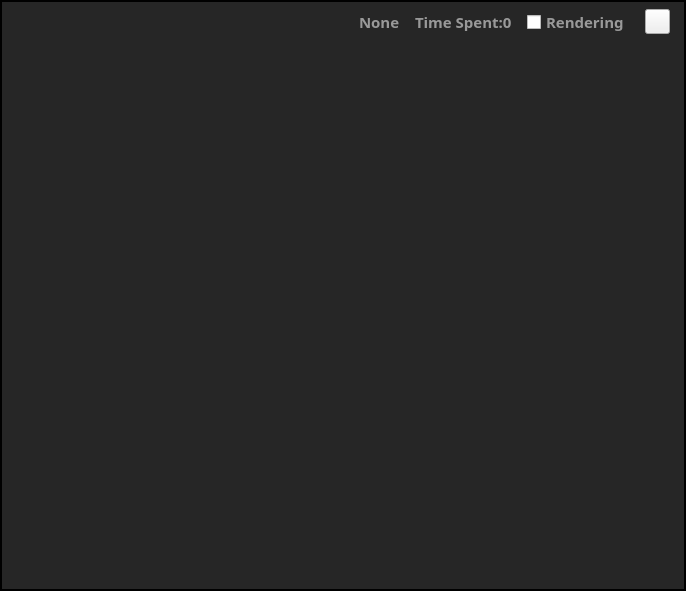
<?xml version="1.0" encoding="UTF-8"?>
<ui version="4.0">
 <class>ImageWindowClass</class>
 <widget class="QWidget" name="ImageWindowClass">
  <property name="geometry">
   <rect>
    <x>0</x>
    <y>0</y>
    <width>686</width>
    <height>591</height>
   </rect>
  </property>
  <property name="font">
   <font>
    <family>楷体</family>
    <pointsize>13</pointsize>
   </font>
  </property>
  <property name="windowTitle">
   <string>ImageWindow</string>
  </property>
  <property name="styleSheet">
   <string notr="true"/>
  </property>
  <layout class="QGridLayout" name="gridLayout_2">
   <property name="leftMargin">
    <number>0</number>
   </property>
   <property name="topMargin">
    <number>0</number>
   </property>
   <property name="rightMargin">
    <number>0</number>
   </property>
   <property name="bottomMargin">
    <number>0</number>
   </property>
   <item row="0" column="0">
    <widget class="QGroupBox" name="groupBox">
     <property name="styleSheet">
      <string notr="true">QGroupBox
{
	background-color:rgb(38,38,38);
	border: 2px solid #000000;
}</string>
     </property>
     <property name="title">
      <string/>
     </property>
     <layout class="QGridLayout" name="gridLayout">
      <property name="leftMargin">
       <number>3</number>
      </property>
      <property name="topMargin">
       <number>0</number>
      </property>
      <property name="rightMargin">
       <number>3</number>
      </property>
      <property name="bottomMargin">
       <number>2</number>
      </property>
      <item row="0" column="0">
       <layout class="QVBoxLayout" name="verticalLayout" stretch="1,13">
        <property name="spacing">
         <number>0</number>
        </property>
        <item>
         <layout class="QHBoxLayout" name="horizontalLayout">
          <property name="sizeConstraint">
           <enum>QLayout::SetMaximumSize</enum>
          </property>
          <item>
           <widget class="QLabel" name="label_LeftSpace">
            <property name="minimumSize">
             <size>
              <width>5</width>
              <height>40</height>
             </size>
            </property>
            <property name="sizeIncrement">
             <size>
              <width>5</width>
              <height>0</height>
             </size>
            </property>
            <property name="styleSheet">
             <string notr="true">background: &quot;transparent&quot;;</string>
            </property>
            <property name="text">
             <string/>
            </property>
           </widget>
          </item>
          <item>
           <widget class="QLabel" name="label_WidonwTittle">
            <property name="maximumSize">
             <size>
              <width>120</width>
              <height>41</height>
             </size>
            </property>
            <property name="font">
             <font>
              <family>Agency FB</family>
              <pointsize>11</pointsize>
              <weight>75</weight>
              <italic>false</italic>
              <bold>true</bold>
             </font>
            </property>
            <property name="styleSheet">
             <string notr="true">color: rgb(250, 250, 250);
background: &quot;transparent&quot;;</string>
            </property>
            <property name="text">
             <string/>
            </property>
           </widget>
          </item>
          <item>
           <spacer name="horizontalSpacer">
            <property name="orientation">
             <enum>Qt::Horizontal</enum>
            </property>
            <property name="sizeHint" stdset="0">
             <size>
              <width>40</width>
              <height>20</height>
             </size>
            </property>
           </spacer>
          </item>
          <item>
           <widget class="QLabel" name="label_ModelStatus">
            <property name="minimumSize">
             <size>
              <width>25</width>
              <height>25</height>
             </size>
            </property>
            <property name="maximumSize">
             <size>
              <width>25</width>
              <height>25</height>
             </size>
            </property>
            <property name="styleSheet">
             <string notr="true">background: &quot;transparent&quot;;</string>
            </property>
            <property name="text">
             <string/>
            </property>
           </widget>
          </item>
          <item>
           <widget class="QLabel" name="label_modeType">
            <property name="maximumSize">
             <size>
              <width>16777215</width>
              <height>41</height>
             </size>
            </property>
            <property name="font">
             <font>
              <family>Agency FB</family>
              <pointsize>11</pointsize>
              <weight>75</weight>
              <italic>false</italic>
              <bold>true</bold>
             </font>
            </property>
            <property name="styleSheet">
             <string notr="true">color: rgb(153, 153, 153);
background: &quot;transparent&quot;;</string>
            </property>
            <property name="text">
             <string>None</string>
            </property>
           </widget>
          </item>
          <item>
           <widget class="QLabel" name="label_Line1">
            <property name="minimumSize">
             <size>
              <width>3</width>
              <height>20</height>
             </size>
            </property>
            <property name="maximumSize">
             <size>
              <width>3</width>
              <height>20</height>
             </size>
            </property>
            <property name="styleSheet">
             <string notr="true">border-image:url(&quot;:/DynamicWidget/Resource/ToolBarSegLine.png&quot;);</string>
            </property>
            <property name="text">
             <string/>
            </property>
           </widget>
          </item>
          <item>
           <widget class="QLabel" name="label_UseTime">
            <property name="maximumSize">
             <size>
              <width>16777215</width>
              <height>41</height>
             </size>
            </property>
            <property name="font">
             <font>
              <family>Agency FB</family>
              <pointsize>11</pointsize>
              <weight>75</weight>
              <italic>false</italic>
              <bold>true</bold>
              <kerning>true</kerning>
             </font>
            </property>
            <property name="styleSheet">
             <string notr="true">color: rgb(153, 153, 153);
background: &quot;transparent&quot;;</string>
            </property>
            <property name="text">
             <string>Time Spent:0</string>
            </property>
           </widget>
          </item>
          <item>
           <widget class="QLabel" name="label_Line2">
            <property name="minimumSize">
             <size>
              <width>3</width>
              <height>20</height>
             </size>
            </property>
            <property name="maximumSize">
             <size>
              <width>3</width>
              <height>20</height>
             </size>
            </property>
            <property name="styleSheet">
             <string notr="true">border-image:url(&quot;:/DynamicWidget/Resource/ToolBarSegLine.png&quot;);</string>
            </property>
            <property name="text">
             <string/>
            </property>
           </widget>
          </item>
          <item>
           <widget class="QCheckBox" name="checkBox_ShowRender">
            <property name="minimumSize">
             <size>
              <width>0</width>
              <height>0</height>
             </size>
            </property>
            <property name="maximumSize">
             <size>
              <width>16777215</width>
              <height>41</height>
             </size>
            </property>
            <property name="font">
             <font>
              <family>Agency FB</family>
              <pointsize>11</pointsize>
              <weight>75</weight>
              <italic>false</italic>
              <bold>true</bold>
             </font>
            </property>
            <property name="styleSheet">
             <string notr="true">color: rgb(153, 153, 153);
background: &quot;transparent&quot;;</string>
            </property>
            <property name="text">
             <string>Rendering</string>
            </property>
            <property name="iconSize">
             <size>
              <width>20</width>
              <height>20</height>
             </size>
            </property>
           </widget>
          </item>
          <item>
           <widget class="QLabel" name="label_Line3">
            <property name="minimumSize">
             <size>
              <width>3</width>
              <height>20</height>
             </size>
            </property>
            <property name="maximumSize">
             <size>
              <width>3</width>
              <height>20</height>
             </size>
            </property>
            <property name="styleSheet">
             <string notr="true">border-image:url(&quot;:/DynamicWidget/Resource/ToolBarSegLine.png&quot;);</string>
            </property>
            <property name="text">
             <string/>
            </property>
           </widget>
          </item>
          <item>
           <widget class="QPushButton" name="btn_SoftTrigger">
            <property name="minimumSize">
             <size>
              <width>25</width>
              <height>25</height>
             </size>
            </property>
            <property name="maximumSize">
             <size>
              <width>25</width>
              <height>25</height>
             </size>
            </property>
            <property name="styleSheet">
             <string notr="true">background: &quot;transparent&quot;;</string>
            </property>
            <property name="text">
             <string/>
            </property>
           </widget>
          </item>
          <item>
           <widget class="QLabel" name="label_RightSpace">
            <property name="minimumSize">
             <size>
              <width>5</width>
              <height>0</height>
             </size>
            </property>
            <property name="maximumSize">
             <size>
              <width>5</width>
              <height>40</height>
             </size>
            </property>
            <property name="styleSheet">
             <string notr="true">background: &quot;transparent&quot;;</string>
            </property>
            <property name="text">
             <string/>
            </property>
           </widget>
          </item>
         </layout>
        </item>
        <item>
         <widget class="MyLabel" name="ShowImgWidget" native="true">
          <property name="sizePolicy">
           <sizepolicy hsizetype="Expanding" vsizetype="Expanding">
            <horstretch>0</horstretch>
            <verstretch>0</verstretch>
           </sizepolicy>
          </property>
          <property name="styleSheet">
           <string notr="true">border-image:url(:/DynamicWidget/Resource/background.png);</string>
          </property>
         </widget>
        </item>
       </layout>
      </item>
     </layout>
    </widget>
   </item>
  </layout>
 </widget>
 <layoutdefault spacing="6" margin="11"/>
 <customwidgets>
  <customwidget>
   <class>MyLabel</class>
   <extends>QWidget</extends>
   <header location="global">UI/MyWidget/mylabel.h</header>
   <container>1</container>
  </customwidget>
 </customwidgets>
 <resources/>
 <connections/>
</ui>
